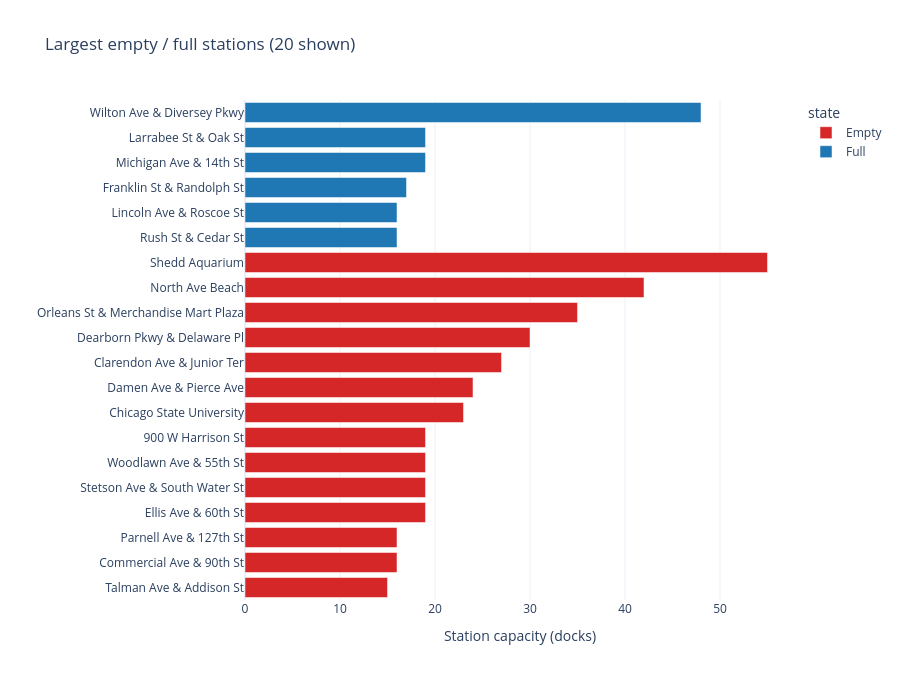

The cell this chart's notebook holds for it:
### Markdown cell above
## Rebalancing candidates
Large stations with no bikes to rent or no docks to return to.

### Code cell
problems = large[large["state"].isin(["Empty", "Full"])].nlargest(20, "capacity").sort_values("capacity")
fig = px.bar(problems, x="capacity", y="name", color="state", orientation="h",
             color_discrete_map={"Empty": "#d62728", "Full": "#1f77b4"}, template=TEMPLATE,
             height=max(300, 28 * len(problems) + 120), labels={"capacity": "Station capacity (docks)", "name": ""},
             title=f"Largest empty / full stations ({len(problems)} shown)")
fig.show()

### Figure 1 — Plotly figure (JSON) as saved in the notebook; plotly's stock layout.template omitted (floating-point values rounded to 4 significant figures)
{"data": [{"hovertemplate": "state=Empty<br>Station capacity (docks)=%{x}<br>=%{y}<extra></extra>", "legendgroup": "Empty", "marker": {"color": "#d62728", "pattern": {"shape": ""}}, "name": "Empty", "orientation": "h", "showlegend": true, "textposition": "auto", "type": "bar", "x": [15, 16, 16, 19, 19, 19, 19, 23, 24, 27, 30, 35, 42, 55], "xaxis": "x", "y": ["Talman Ave & Addison St", "Commercial Ave & 90th St", "Parnell Ave & 127th St", "Ellis Ave & 60th St", "Stetson Ave & South Water St", "Woodlawn Ave & 55th St", "900 W Harrison St", "Chicago State University", "Damen Ave & Pierce Ave", "Clarendon Ave & Junior Ter", "Dearborn Pkwy & Delaware Pl", "Orleans St & Merchandise Mart Plaza", "North Ave Beach", "Shedd Aquarium"], "yaxis": "y"}, {"hovertemplate": "state=Full<br>Station capacity (docks)=%{x}<br>=%{y}<extra></extra>", "legendgroup": "Full", "marker": {"color": "#1f77b4", "pattern": {"shape": ""}}, "name": "Full", "orientation": "h", "showlegend": true, "textposition": "auto", "type": "bar", "x": [16, 16, 17, 19, 19, 48], "xaxis": "x", "y": ["Rush St & Cedar St", "Lincoln Ave & Roscoe St", "Franklin St & Randolph St", "Michigan Ave & 14th St", "Larrabee St & Oak St", "Wilton Ave & Diversey Pkwy"], "yaxis": "y"}], "layout": {"barmode": "relative", "height": 680, "legend": {"title": {"text": "state"}, "tracegroupgap": 0}, "title": {"text": "Largest empty / full stations (20 shown)"}, "xaxis": {"anchor": "y", "domain": [0, 1], "title": {"text": "Station capacity (docks)"}}, "yaxis": {"anchor": "x", "domain": [0, 1], "title": {"text": ""}}}}
